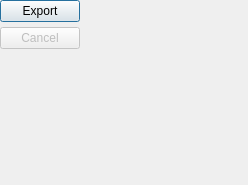
     <widget class="QWidget" name="act_btns_wgt" native="true">
      <layout class="QGridLayout" name="gridLayout_5">
       <property name="leftMargin">
        <number>0</number>
       </property>
       <property name="topMargin">
        <number>0</number>
       </property>
       <property name="rightMargin">
        <number>0</number>
       </property>
       <property name="bottomMargin">
        <number>0</number>
       </property>
       <property name="spacing">
        <number>5</number>
       </property>
       <item row="0" column="1" rowspan="2">
        <spacer name="horizontalSpacer_4">
         <property name="orientation">
          <enum>Qt::Orientation::Horizontal</enum>
         </property>
         <property name="sizeHint" stdset="0">
          <size>
           <width>40</width>
           <height>20</height>
          </size>
         </property>
        </spacer>
       </item>
       <item row="1" column="0">
        <widget class="QPushButton" name="cancel_btn">
         <property name="enabled">
          <bool>false</bool>
         </property>
         <property name="sizePolicy">
          <sizepolicy hsizetype="Preferred" vsizetype="Preferred">
           <horstretch>0</horstretch>
           <verstretch>0</verstretch>
          </sizepolicy>
         </property>
         <property name="text">
          <string>Cancel</string>
         </property>
         <property name="icon">
          <iconset resource="../../res/resources.qrc">
           <normaloff>:/icons/icons/cancel.png</normaloff>:/icons/icons/cancel.png</iconset>
         </property>
         <property name="iconSize">
          <size>
           <width>28</width>
           <height>28</height>
          </size>
         </property>
        </widget>
       </item>
       <item row="0" column="0">
        <widget class="QPushButton" name="export_btn">
         <property name="sizePolicy">
          <sizepolicy hsizetype="Preferred" vsizetype="Preferred">
           <horstretch>0</horstretch>
           <verstretch>0</verstretch>
          </sizepolicy>
         </property>
         <property name="maximumSize">
          <size>
           <width>16777215</width>
           <height>16777215</height>
          </size>
         </property>
         <property name="text">
          <string>Export</string>
         </property>
         <property name="icon">
          <iconset resource="../../res/resources.qrc">
           <normaloff>:/icons/icons/export.png</normaloff>:/icons/icons/export.png</iconset>
         </property>
         <property name="iconSize">
          <size>
           <width>28</width>
           <height>28</height>
          </size>
         </property>
         <property name="default">
          <bool>true</bool>
         </property>
        </widget>
       </item>
       <item row="3" column="0" colspan="2">
        <layout class="QHBoxLayout" name="horizontalLayout_20">
         <property name="spacing">
          <number>0</number>
         </property>
         <property name="rightMargin">
          <number>11</number>
         </property>
         <property name="bottomMargin">
          <number>11</number>
         </property>
         <item>
          <spacer name="horizontalSpacer_7">
           <property name="orientation">
            <enum>Qt::Orientation::Horizontal</enum>
           </property>
           <property name="sizeHint" stdset="0">
            <size>
             <width>40</width>
             <height>20</height>
            </size>
           </property>
          </spacer>
         </item>
         <item>
          <widget class="QLabel" name="nullptrlabs_lbl">
           <property name="visible">
            <bool>false</bool>
           </property>
           <property name="sizePolicy">
            <sizepolicy hsizetype="Fixed" vsizetype="Fixed">
             <horstretch>0</horstretch>
             <verstretch>0</verstretch>
            </sizepolicy>
           </property>
           <property name="minimumSize">
            <size>
             <width>197</width>
             <height>80</height>
            </size>
           </property>
           <property name="maximumSize">
            <size>
             <width>197</width>
             <height>80</height>
            </size>
           </property>
           <property name="mouseTracking">
            <bool>true</bool>
           </property>
           <property name="text">
            <string/>
           </property>
           <property name="scaledContents">
            <bool>true</bool>
           </property>
           <property name="openExternalLinks">
            <bool>true</bool>
           </property>
          </widget>
         </item>
        </layout>
       </item>
       <item row="2" column="0" colspan="2">
        <spacer name="verticalSpacer">
         <property name="orientation">
          <enum>Qt::Orientation::Vertical</enum>
         </property>
         <property name="sizeHint" stdset="0">
          <size>
           <width>20</width>
           <height>40</height>
          </size>
         </property>
        </spacer>
       </item>
      </layout>
     </widget>
